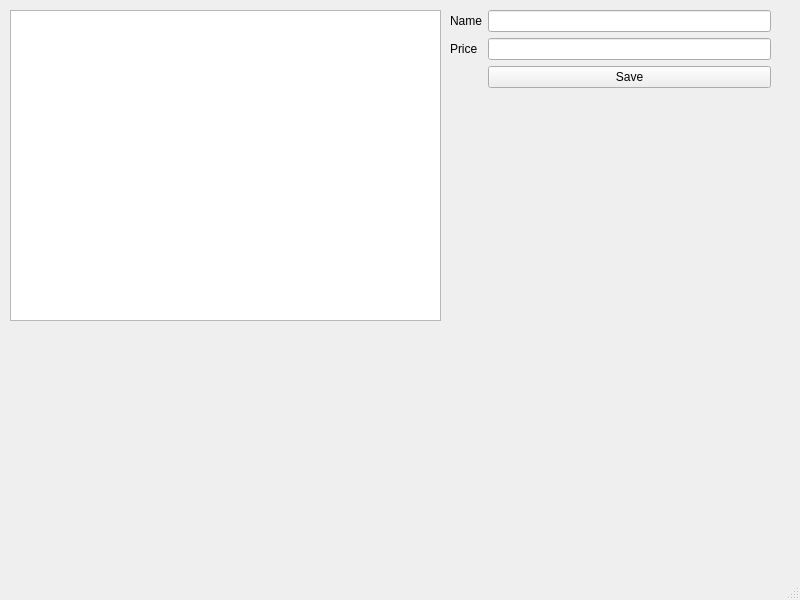
<?xml version="1.0" encoding="UTF-8"?>
<ui version="4.0">
 <class>MainWindow</class>
 <widget class="QMainWindow" name="MainWindow">
  <property name="geometry">
   <rect>
    <x>0</x>
    <y>0</y>
    <width>800</width>
    <height>600</height>
   </rect>
  </property>
  <property name="windowTitle">
   <string>MainWindow</string>
  </property>
  <widget class="QWidget" name="centralwidget">
   <widget class="QTableWidget" name="tableProducts">
    <property name="geometry">
     <rect>
      <x>10</x>
      <y>10</y>
      <width>431</width>
      <height>311</height>
     </rect>
    </property>
   </widget>
   <widget class="QWidget" name="formLayoutWidget">
    <property name="geometry">
     <rect>
      <x>450</x>
      <y>10</y>
      <width>321</width>
      <height>181</height>
     </rect>
    </property>
    <layout class="QFormLayout" name="formLayout">
     <item row="1" column="1">
      <widget class="QLineEdit" name="txt_price"/>
     </item>
     <item row="0" column="1">
      <widget class="QLineEdit" name="txt_name"/>
     </item>
     <item row="0" column="0">
      <widget class="QLabel" name="label">
       <property name="text">
        <string>Name</string>
       </property>
      </widget>
     </item>
     <item row="1" column="0">
      <widget class="QLabel" name="label_2">
       <property name="text">
        <string>Price</string>
       </property>
      </widget>
     </item>
     <item row="2" column="1">
      <widget class="QPushButton" name="btn_save">
       <property name="text">
        <string>Save</string>
       </property>
      </widget>
     </item>
    </layout>
   </widget>
  </widget>
  <widget class="QMenuBar" name="menubar">
   <property name="geometry">
    <rect>
     <x>0</x>
     <y>0</y>
     <width>800</width>
     <height>21</height>
    </rect>
   </property>
  </widget>
  <widget class="QStatusBar" name="statusbar"/>
 </widget>
 <resources/>
 <connections/>
</ui>
